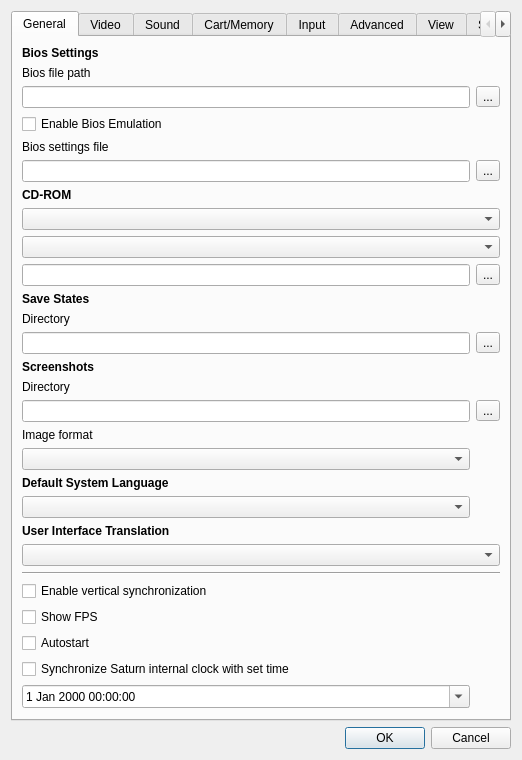
<?xml version="1.0" encoding="UTF-8"?>
<ui version="4.0">
 <class>UISettings</class>
 <widget class="QDialog" name="UISettings">
  <property name="geometry">
   <rect>
    <x>0</x>
    <y>0</y>
    <width>522</width>
    <height>731</height>
   </rect>
  </property>
  <property name="windowTitle">
   <string>Settings</string>
  </property>
  <layout class="QVBoxLayout">
   <item>
    <widget class="QTabWidget" name="twPages">
     <property name="currentIndex">
      <number>0</number>
     </property>
     <widget class="QWidget" name="wGeneral">
      <attribute name="title">
       <string>General</string>
      </attribute>
      <layout class="QGridLayout" name="gridLayout1">
       <item row="10" column="1">
        <widget class="QToolButton" name="tbCdRom">
         <property name="text">
          <string>...</string>
         </property>
        </widget>
       </item>
       <item row="13" column="0">
        <widget class="QLineEdit" name="leSaveStates"/>
       </item>
       <item row="2" column="0">
        <widget class="QLineEdit" name="leBios"/>
       </item>
       <item row="6" column="0">
        <widget class="QLineEdit" name="leBiosSettings"/>
       </item>
       <item row="8" column="0" colspan="2">
        <widget class="QComboBox" name="cbCdRom"/>
       </item>
       <item row="15" column="0">
        <widget class="QLabel" name="label_3">
         <property name="text">
          <string>Directory</string>
         </property>
        </widget>
       </item>
       <item row="27" column="0" colspan="2">
        <widget class="QLabel" name="lTranslation">
         <property name="font">
          <font>
           <weight>75</weight>
           <bold>true</bold>
          </font>
         </property>
         <property name="text">
          <string>User Interface Translation</string>
         </property>
         <property name="textFormat">
          <enum>Qt::PlainText</enum>
         </property>
        </widget>
       </item>
       <item row="10" column="0">
        <widget class="QLineEdit" name="leCdRom"/>
       </item>
       <item row="29" column="0" colspan="2">
        <widget class="Line" name="line">
         <property name="orientation">
          <enum>Qt::Horizontal</enum>
         </property>
        </widget>
       </item>
       <item row="35" column="0">
        <widget class="QDateTimeEdit" name="dteBaseTime">
         <property name="calendarPopup">
          <bool>true</bool>
         </property>
        </widget>
       </item>
       <item row="11" column="0" colspan="2">
        <widget class="QLabel" name="lSaveStates">
         <property name="font">
          <font>
           <weight>75</weight>
           <bold>true</bold>
          </font>
         </property>
         <property name="text">
          <string>Save States</string>
         </property>
         <property name="textFormat">
          <enum>Qt::PlainText</enum>
         </property>
        </widget>
       </item>
       <item row="32" column="0" colspan="2">
        <widget class="QCheckBox" name="cbAutostart">
         <property name="text">
          <string>Autostart</string>
         </property>
        </widget>
       </item>
       <item row="14" column="0">
        <widget class="QLabel" name="lScreenshots">
         <property name="font">
          <font>
           <weight>75</weight>
           <bold>true</bold>
          </font>
         </property>
         <property name="text">
          <string>Screenshots</string>
         </property>
         <property name="textFormat">
          <enum>Qt::PlainText</enum>
         </property>
        </widget>
       </item>
       <item row="9" column="0" colspan="2">
        <widget class="QComboBox" name="cbCdDrive">
         <property name="sizePolicy">
          <sizepolicy hsizetype="Minimum" vsizetype="Fixed">
           <horstretch>0</horstretch>
           <verstretch>0</verstretch>
          </sizepolicy>
         </property>
        </widget>
       </item>
       <item row="34" column="0">
        <widget class="QCheckBox" name="cbClockSync">
         <property name="text">
          <string>Synchronize Saturn internal clock with set time</string>
         </property>
        </widget>
       </item>
       <item row="2" column="1">
        <widget class="QToolButton" name="tbBios">
         <property name="text">
          <string>...</string>
         </property>
        </widget>
       </item>
       <item row="5" column="0">
        <widget class="QLabel" name="label">
         <property name="text">
          <string>Bios settings file</string>
         </property>
        </widget>
       </item>
       <item row="6" column="1">
        <widget class="QToolButton" name="tbBiosSettings">
         <property name="text">
          <string>...</string>
         </property>
        </widget>
       </item>
       <item row="1" column="0">
        <widget class="QLabel" name="label">
         <property name="text">
          <string>Bios file path</string>
         </property>
        </widget>
       </item>
       <item row="0" column="0" colspan="2">
        <widget class="QLabel" name="lBios">
         <property name="font">
          <font>
           <weight>75</weight>
           <bold>true</bold>
          </font>
         </property>
         <property name="text">
          <string>Bios Settings</string>
         </property>
         <property name="textFormat">
          <enum>Qt::PlainText</enum>
         </property>
        </widget>
       </item>
       <item row="20" column="0" colspan="2">
        <widget class="QLabel" name="lSysLanguageID">
         <property name="font">
          <font>
           <weight>75</weight>
           <bold>true</bold>
          </font>
         </property>
         <property name="text">
          <string>Default System Language</string>
         </property>
         <property name="textFormat">
          <enum>Qt::PlainText</enum>
         </property>
        </widget>
       </item>
       <item row="12" column="0">
        <widget class="QLabel" name="label_4">
         <property name="text">
          <string>Directory</string>
         </property>
        </widget>
       </item>
       <item row="16" column="1">
        <widget class="QToolButton" name="tbScreenshots">
         <property name="text">
          <string>...</string>
         </property>
        </widget>
       </item>
       <item row="7" column="0" colspan="2">
        <widget class="QLabel" name="lCdRom">
         <property name="font">
          <font>
           <weight>75</weight>
           <bold>true</bold>
          </font>
         </property>
         <property name="text">
          <string>CD-ROM</string>
         </property>
         <property name="textFormat">
          <enum>Qt::PlainText</enum>
         </property>
        </widget>
       </item>
       <item row="16" column="0">
        <widget class="QLineEdit" name="leScreenshots"/>
       </item>
       <item row="26" column="0">
        <widget class="QComboBox" name="cbSysLanguageID"/>
       </item>
       <item row="3" column="0">
        <widget class="QCheckBox" name="cbEnableBiosEmulation">
         <property name="text">
          <string>Enable Bios Emulation</string>
         </property>
        </widget>
       </item>
       <item row="28" column="0" colspan="2">
        <widget class="QComboBox" name="cbTranslation"/>
       </item>
       <item row="31" column="0" colspan="2">
        <widget class="QCheckBox" name="cbShowFPS">
         <property name="text">
          <string>Show FPS</string>
         </property>
        </widget>
       </item>
       <item row="17" column="0">
        <widget class="QLabel" name="label_5">
         <property name="text">
          <string>Image format</string>
         </property>
        </widget>
       </item>
       <item row="13" column="1">
        <widget class="QToolButton" name="tbSaveStates">
         <property name="text">
          <string>...</string>
         </property>
        </widget>
       </item>
       <item row="30" column="0" colspan="2">
        <widget class="QCheckBox" name="cbEnableVSync">
         <property name="text">
          <string>Enable vertical synchronization</string>
         </property>
        </widget>
       </item>
       <item row="38" column="0">
        <spacer>
         <property name="orientation">
          <enum>Qt::Vertical</enum>
         </property>
         <property name="sizeHint" stdset="0">
          <size>
           <width>20</width>
           <height>2</height>
          </size>
         </property>
        </spacer>
       </item>
       <item row="18" column="0">
        <widget class="QComboBox" name="cbScreenshotImageFormat"/>
       </item>
      </layout>
     </widget>
     <widget class="QWidget" name="wVideo">
      <attribute name="title">
       <string>Video</string>
      </attribute>
      <layout class="QGridLayout" name="gridLayout2">
       <item row="20" column="1">
        <widget class="QComboBox" name="cbFilterMode"/>
       </item>
       <item row="23" column="0">
        <widget class="QLabel" name="Tesselation">
         <property name="font">
          <font>
           <weight>75</weight>
           <bold>true</bold>
          </font>
         </property>
         <property name="text">
          <string>Tesselation :</string>
         </property>
         <property name="textFormat">
          <enum>Qt::PlainText</enum>
         </property>
         <property name="alignment">
          <set>Qt::AlignRight|Qt::AlignTrailing|Qt::AlignVCenter</set>
         </property>
        </widget>
       </item>
       <item row="4" column="0" colspan="3">
        <widget class="QComboBox" name="cbOSDCore"/>
       </item>
       <item row="22" column="1">
        <widget class="QComboBox" name="cbResolution"/>
       </item>
       <item row="6" column="0" colspan="3">
        <widget class="QComboBox" name="cbAspectRatio"/>
       </item>
       <item row="19" column="1">
        <widget class="QComboBox" name="cbUpscaleMode"/>
       </item>
       <item row="3" column="0" colspan="3">
        <widget class="QLabel" name="lOSDCore">
         <property name="font">
          <font>
           <weight>75</weight>
           <bold>true</bold>
          </font>
         </property>
         <property name="text">
          <string>OSD Core</string>
         </property>
         <property name="textFormat">
          <enum>Qt::PlainText</enum>
         </property>
        </widget>
       </item>
       <item row="23" column="1">
        <widget class="QComboBox" name="cbPolygonGeneration"/>
       </item>
       <item row="28" column="1">
        <widget class="QComboBox" name="cbWireframeFilter"/>
       </item>
       <item row="27" column="1">
        <widget class="QComboBox" name="cbBandingModeFilter"/>
       </item>
       <item row="28" column="0">
        <widget class="QLabel" name="Wireframe">
         <property name="font">
          <font>
           <weight>75</weight>
           <bold>true</bold>
          </font>
         </property>
         <property name="text">
          <string>Wireframe :</string>
         </property>
         <property name="textFormat">
          <enum>Qt::PlainText</enum>
         </property>
         <property name="alignment">
          <set>Qt::AlignRight|Qt::AlignTrailing|Qt::AlignVCenter</set>
         </property>
        </widget>
       </item>
       <item row="25" column="1">
        <widget class="QComboBox" name="cbMeshModeFilter"/>
       </item>
       <item row="18" column="0">
        <widget class="QLabel" name="Vdp1 Mode">
         <property name="font">
          <font>
           <weight>75</weight>
           <bold>true</bold>
          </font>
         </property>
         <property name="text">
          <string>VDP1 Mode :</string>
         </property>
         <property name="textFormat">
          <enum>Qt::PlainText</enum>
         </property>
         <property name="alignment">
          <set>Qt::AlignRight|Qt::AlignTrailing|Qt::AlignVCenter</set>
         </property>
        </widget>
       </item>
       <item row="18" column="1">
        <widget class="QComboBox" name="cbVdp1Mode"/>
       </item>
       <item row="20" column="0">
        <widget class="QLabel" name="Embellishmentfilter">
         <property name="font">
          <font>
           <weight>75</weight>
           <bold>true</bold>
          </font>
         </property>
         <property name="text">
          <string>Embellishment filter :</string>
         </property>
         <property name="textFormat">
          <enum>Qt::PlainText</enum>
         </property>
         <property name="alignment">
          <set>Qt::AlignRight|Qt::AlignTrailing|Qt::AlignVCenter</set>
         </property>
        </widget>
       </item>
       <item row="19" column="0">
        <widget class="QLabel" name="UpscaleFilter">
         <property name="font">
          <font>
           <weight>75</weight>
           <bold>true</bold>
          </font>
         </property>
         <property name="text">
          <string>Upscale Filter :</string>
         </property>
         <property name="textFormat">
          <enum>Qt::PlainText</enum>
         </property>
         <property name="alignment">
          <set>Qt::AlignRight|Qt::AlignTrailing|Qt::AlignVCenter</set>
         </property>
        </widget>
       </item>
       <item row="12" column="0">
        <widget class="QCheckBox" name="cbFullscreen">
         <property name="text">
          <string>Start in Fullscreen</string>
         </property>
        </widget>
       </item>
       <item row="5" column="0" colspan="3">
        <widget class="QLabel" name="lWinResolution">
         <property name="font">
          <font>
           <weight>75</weight>
           <bold>true</bold>
          </font>
         </property>
         <property name="text">
          <string>Window Resolution</string>
         </property>
         <property name="textFormat">
          <enum>Qt::PlainText</enum>
         </property>
        </widget>
       </item>
       <item row="22" column="0">
        <widget class="QLabel" name="OpenGLSize">
         <property name="font">
          <font>
           <weight>75</weight>
           <bold>true</bold>
          </font>
         </property>
         <property name="text">
          <string>Window size :</string>
         </property>
         <property name="textFormat">
          <enum>Qt::PlainText</enum>
         </property>
         <property name="alignment">
          <set>Qt::AlignRight|Qt::AlignTrailing|Qt::AlignVCenter</set>
         </property>
        </widget>
       </item>
       <item row="25" column="0">
        <widget class="QLabel" name="MeshMode">
         <property name="font">
          <font>
           <weight>75</weight>
           <bold>true</bold>
          </font>
         </property>
         <property name="text">
          <string>Mesh Mode :</string>
         </property>
         <property name="textFormat">
          <enum>Qt::PlainText</enum>
         </property>
         <property name="alignment">
          <set>Qt::AlignRight|Qt::AlignTrailing|Qt::AlignVCenter</set>
         </property>
        </widget>
       </item>
       <item row="27" column="0">
        <widget class="QLabel" name="BandingMode">
         <property name="font">
          <font>
           <weight>75</weight>
           <bold>true</bold>
          </font>
         </property>
         <property name="text">
          <string>Gouraud Mode :</string>
         </property>
         <property name="textFormat">
          <enum>Qt::PlainText</enum>
         </property>
         <property name="alignment">
          <set>Qt::AlignRight|Qt::AlignTrailing|Qt::AlignVCenter</set>
         </property>
        </widget>
       </item>
       <item row="29" column="1">
        <spacer name="verticalSpacer">
         <property name="orientation">
          <enum>Qt::Vertical</enum>
         </property>
         <property name="sizeHint" stdset="0">
          <size>
           <width>20</width>
           <height>40</height>
          </size>
         </property>
        </spacer>
       </item>
      </layout>
     </widget>
     <widget class="QWidget" name="wSound">
      <attribute name="title">
       <string>Sound</string>
      </attribute>
      <layout class="QVBoxLayout">
       <item>
        <widget class="QLabel" name="lSoundCore">
         <property name="font">
          <font>
           <weight>75</weight>
           <bold>true</bold>
          </font>
         </property>
         <property name="text">
          <string>Sound Core</string>
         </property>
         <property name="textFormat">
          <enum>Qt::PlainText</enum>
         </property>
        </widget>
       </item>
       <item>
        <widget class="QComboBox" name="cbSoundCore"/>
       </item>
       <item>
        <spacer>
         <property name="orientation">
          <enum>Qt::Vertical</enum>
         </property>
         <property name="sizeHint" stdset="0">
          <size>
           <width>20</width>
           <height>2</height>
          </size>
         </property>
        </spacer>
       </item>
      </layout>
     </widget>
     <widget class="QWidget" name="wCartMemory">
      <attribute name="title">
       <string>Cart/Memory</string>
      </attribute>
      <layout class="QGridLayout" name="gridLayout3">
       <item row="4" column="0">
        <widget class="QLabel" name="lCartridgeModemPort">
         <property name="text">
          <string>Port</string>
         </property>
        </widget>
       </item>
       <item row="0" column="0" colspan="4">
        <widget class="QLabel" name="lCartridge">
         <property name="font">
          <font>
           <weight>75</weight>
           <bold>true</bold>
          </font>
         </property>
         <property name="text">
          <string>Cartridge</string>
         </property>
         <property name="textFormat">
          <enum>Qt::PlainText</enum>
         </property>
        </widget>
       </item>
       <item row="2" column="0" colspan="4">
        <widget class="QComboBox" name="cbSTVGame"/>
       </item>
       <item row="1" column="0" colspan="4">
        <widget class="QComboBox" name="cbCartridge"/>
       </item>
       <item row="2" column="2" colspan="2">
        <widget class="QLineEdit" name="leCartridgeModemIP">
         <property name="toolTip">
          <string/>
         </property>
         <property name="inputMask">
          <string/>
         </property>
         <property name="maxLength">
          <number>15</number>
         </property>
        </widget>
       </item>
       <item row="9" column="0" colspan="4">
        <widget class="QLabel" name="lMemory">
         <property name="font">
          <font>
           <weight>75</weight>
           <bold>true</bold>
          </font>
         </property>
         <property name="text">
          <string>Memory</string>
         </property>
         <property name="textFormat">
          <enum>Qt::PlainText</enum>
         </property>
        </widget>
       </item>
       <item row="6" column="3">
        <widget class="QToolButton" name="tbCartridge">
         <property name="text">
          <string>...</string>
         </property>
        </widget>
       </item>
       <item row="4" column="2" colspan="2">
        <widget class="QLineEdit" name="leCartridgeModemPort">
         <property name="toolTip">
          <string/>
         </property>
         <property name="text">
          <string notr="true"/>
         </property>
         <property name="maxLength">
          <number>5</number>
         </property>
        </widget>
       </item>
       <item row="12" column="3">
        <widget class="QToolButton" name="tbMpegROM">
         <property name="text">
          <string>...</string>
         </property>
        </widget>
       </item>
       <item row="10" column="3">
        <widget class="QToolButton" name="tbMemory">
         <property name="text">
          <string>...</string>
         </property>
        </widget>
       </item>
       <item row="7" column="0">
        <widget class="QLabel" name="lRegion">
         <property name="font">
          <font>
           <weight>75</weight>
           <bold>true</bold>
          </font>
         </property>
         <property name="text">
          <string>Region</string>
         </property>
         <property name="textFormat">
          <enum>Qt::PlainText</enum>
         </property>
        </widget>
       </item>
       <item row="10" column="0" colspan="3">
        <widget class="QLineEdit" name="leMemory"/>
       </item>
       <item row="14" column="1">
        <spacer>
         <property name="orientation">
          <enum>Qt::Vertical</enum>
         </property>
         <property name="sizeHint" stdset="0">
          <size>
           <width>20</width>
           <height>2</height>
          </size>
         </property>
        </spacer>
       </item>
       <item row="11" column="0" colspan="4">
        <widget class="QLabel" name="lMpegROM">
         <property name="font">
          <font>
           <weight>75</weight>
           <bold>true</bold>
          </font>
         </property>
         <property name="text">
          <string>Mpeg ROM</string>
         </property>
         <property name="textFormat">
          <enum>Qt::PlainText</enum>
         </property>
        </widget>
       </item>
       <item row="2" column="0">
        <widget class="QLabel" name="lCartridgeModemIP">
         <property name="text">
          <string>Default Dial IP</string>
         </property>
        </widget>
       </item>
       <item row="12" column="0" colspan="3">
        <widget class="QLineEdit" name="leMpegROM"/>
       </item>
       <item row="13" column="0">
        <widget class="QCheckBox" name="checkBox_extended_internal_backup">
         <property name="text">
          <string>Extend Internal backup memory to 8MB</string>
         </property>
        </widget>
       </item>
       <item row="8" column="0">
        <widget class="QComboBox" name="cbRegion"/>
       </item>
       <item row="6" column="0" colspan="3">
        <widget class="QLineEdit" name="leCartridge">
         <property name="inputMask">
          <string/>
         </property>
        </widget>
       </item>
       <item row="5" column="0">
        <widget class="QLabel" name="lCartridgePath">
         <property name="text">
          <string>Cartridge Path</string>
         </property>
        </widget>
       </item>
      </layout>
     </widget>
     <widget class="QWidget" name="wInput">
      <attribute name="title">
       <string>Input</string>
      </attribute>
      <layout class="QGridLayout" name="gridLayout4">
       <item row="3" column="0">
        <widget class="QLabel" name="lGunMouseSensitivity">
         <property name="font">
          <font>
           <weight>75</weight>
           <bold>true</bold>
          </font>
         </property>
         <property name="text">
          <string>Gun/Mouse Sensitivity</string>
         </property>
        </widget>
       </item>
       <item row="0" column="0" colspan="2">
        <widget class="QLabel" name="lInput">
         <property name="sizePolicy">
          <sizepolicy hsizetype="Preferred" vsizetype="Maximum">
           <horstretch>0</horstretch>
           <verstretch>0</verstretch>
          </sizepolicy>
         </property>
         <property name="font">
          <font>
           <weight>75</weight>
           <bold>true</bold>
          </font>
         </property>
         <property name="text">
          <string>Input</string>
         </property>
         <property name="textFormat">
          <enum>Qt::PlainText</enum>
         </property>
        </widget>
       </item>
       <item row="2" column="1">
        <widget class="UIPortManager" name="pmPort2">
         <property name="sizePolicy">
          <sizepolicy hsizetype="Preferred" vsizetype="Expanding">
           <horstretch>0</horstretch>
           <verstretch>0</verstretch>
          </sizepolicy>
         </property>
         <property name="title">
          <string>Port 2</string>
         </property>
        </widget>
       </item>
       <item row="2" column="0">
        <widget class="UIPortManager" name="pmPort1">
         <property name="sizePolicy">
          <sizepolicy hsizetype="Preferred" vsizetype="Expanding">
           <horstretch>0</horstretch>
           <verstretch>0</verstretch>
          </sizepolicy>
         </property>
         <property name="title">
          <string>Port 1</string>
         </property>
        </widget>
       </item>
       <item row="1" column="0" colspan="2">
        <widget class="QComboBox" name="cbInput"/>
       </item>
       <item row="4" column="0" colspan="2">
        <widget class="QSlider" name="sGunMouseSensitivity">
         <property name="minimum">
          <number>1</number>
         </property>
         <property name="maximum">
          <number>400</number>
         </property>
         <property name="orientation">
          <enum>Qt::Horizontal</enum>
         </property>
        </widget>
       </item>
       <item row="5" column="0">
        <spacer name="verticalSpacer_2">
         <property name="orientation">
          <enum>Qt::Vertical</enum>
         </property>
         <property name="sizeHint" stdset="0">
          <size>
           <width>20</width>
           <height>40</height>
          </size>
         </property>
        </spacer>
       </item>
      </layout>
     </widget>
     <widget class="QWidget" name="wAdvanced">
      <attribute name="title">
       <string>Advanced</string>
      </attribute>
      <layout class="QVBoxLayout">
       <item>
        <widget class="QLabel" name="lSH2Interpreter">
         <property name="font">
          <font>
           <weight>75</weight>
           <bold>true</bold>
          </font>
         </property>
         <property name="text">
          <string>SH2 Interpreter</string>
         </property>
         <property name="textFormat">
          <enum>Qt::PlainText</enum>
         </property>
        </widget>
       </item>
       <item>
        <widget class="QComboBox" name="cbSH2Interpreter"/>
       </item>
       <item>
        <widget class="QLabel" name="l68kCore">
         <property name="font">
          <font>
           <weight>75</weight>
           <bold>true</bold>
          </font>
         </property>
         <property name="text">
          <string>68000 Core</string>
         </property>
        </widget>
       </item>
       <item>
        <widget class="QComboBox" name="cb68kCore"/>
       </item>
       <item>
        <widget class="QCheckBox" name="cbUseCache">
         <property name="text">
          <string>Use SH2 cache - Experimental</string>
         </property>
        </widget>
       </item>
       <item>
        <spacer>
         <property name="orientation">
          <enum>Qt::Vertical</enum>
         </property>
         <property name="sizeHint" stdset="0">
          <size>
           <width>20</width>
           <height>2</height>
          </size>
         </property>
        </spacer>
       </item>
      </layout>
     </widget>
     <widget class="QWidget" name="wView">
      <attribute name="title">
       <string>View</string>
      </attribute>
      <layout class="QGridLayout">
       <item row="6" column="0">
        <spacer>
         <property name="orientation">
          <enum>Qt::Vertical</enum>
         </property>
         <property name="sizeHint" stdset="0">
          <size>
           <width>20</width>
           <height>2</height>
          </size>
         </property>
        </spacer>
       </item>
       <item row="0" column="0" colspan="3">
        <widget class="QLabel" name="lHideMenubar">
         <property name="font">
          <font>
           <weight>75</weight>
           <bold>true</bold>
          </font>
         </property>
         <property name="text">
          <string>Hide Menubar</string>
         </property>
        </widget>
       </item>
       <item row="1" column="0">
        <widget class="QRadioButton" name="rbMenubarNever">
         <property name="text">
          <string>Never</string>
         </property>
         <attribute name="buttonGroup">
          <string notr="true">bgShowMenubar</string>
         </attribute>
        </widget>
       </item>
       <item row="1" column="1">
        <widget class="QRadioButton" name="rbMenubarFullscreen">
         <property name="text">
          <string>On fullscreen</string>
         </property>
         <attribute name="buttonGroup">
          <string notr="true">bgShowMenubar</string>
         </attribute>
        </widget>
       </item>
       <item row="1" column="2">
        <widget class="QRadioButton" name="rbMenubarAlways">
         <property name="text">
          <string>Always</string>
         </property>
         <attribute name="buttonGroup">
          <string notr="true">bgShowMenubar</string>
         </attribute>
        </widget>
       </item>
       <item row="2" column="0" colspan="3">
        <widget class="QLabel" name="lHideToolbar">
         <property name="font">
          <font>
           <weight>75</weight>
           <bold>true</bold>
          </font>
         </property>
         <property name="text">
          <string>Hide Toolbar</string>
         </property>
        </widget>
       </item>
       <item row="3" column="0">
        <widget class="QRadioButton" name="rbToolbarNever">
         <property name="text">
          <string>Never</string>
         </property>
         <attribute name="buttonGroup">
          <string notr="true">bgShowToolbar</string>
         </attribute>
        </widget>
       </item>
       <item row="3" column="1">
        <widget class="QRadioButton" name="rbToolbarFullscreen">
         <property name="text">
          <string>On fullscreen</string>
         </property>
         <attribute name="buttonGroup">
          <string notr="true">bgShowToolbar</string>
         </attribute>
        </widget>
       </item>
       <item row="3" column="2">
        <widget class="QRadioButton" name="rbToolbarAlways">
         <property name="text">
          <string>Always</string>
         </property>
         <attribute name="buttonGroup">
          <string notr="true">bgShowToolbar</string>
         </attribute>
        </widget>
       </item>
       <item row="1" column="3">
        <widget class="QRadioButton" name="rbMenubarFullscreenHover">
         <property name="text">
          <string>Display on Hover</string>
         </property>
         <attribute name="buttonGroup">
          <string notr="true">bgShowMenubar</string>
         </attribute>
        </widget>
       </item>
      </layout>
     </widget>
     <widget class="QWidget" name="tab">
      <attribute name="title">
       <string>Shortcuts</string>
      </attribute>
      <layout class="QVBoxLayout" name="verticalLayout">
       <item>
        <widget class="UIShortcutManager" name="twShortcuts">
         <property name="tabKeyNavigation">
          <bool>false</bool>
         </property>
         <property name="dragDropOverwriteMode">
          <bool>false</bool>
         </property>
         <property name="selectionBehavior">
          <enum>QAbstractItemView::SelectRows</enum>
         </property>
         <attribute name="horizontalHeaderCascadingSectionResizes">
          <bool>false</bool>
         </attribute>
         <attribute name="horizontalHeaderStretchLastSection">
          <bool>false</bool>
         </attribute>
         <attribute name="verticalHeaderVisible">
          <bool>false</bool>
         </attribute>
         <attribute name="verticalHeaderStretchLastSection">
          <bool>false</bool>
         </attribute>
         <column>
          <property name="text">
           <string>Description</string>
          </property>
         </column>
         <column>
          <property name="text">
           <string>Shortcut</string>
          </property>
         </column>
        </widget>
       </item>
      </layout>
     </widget>
     <widget class="QWidget" name="wDebug">
      <attribute name="title">
       <string>Debug</string>
      </attribute>
      <layout class="QGridLayout" name="gridLayout">
       <item row="0" column="0">
        <widget class="QLabel" name="laddr2line">
         <property name="font">
          <font>
           <weight>75</weight>
           <bold>true</bold>
          </font>
         </property>
         <property name="text">
          <string>addr2line Executable</string>
         </property>
         <property name="textFormat">
          <enum>Qt::PlainText</enum>
         </property>
        </widget>
       </item>
       <item row="1" column="0">
        <layout class="QHBoxLayout" name="horizontalLayout">
         <item>
          <widget class="QLineEdit" name="leAddr2Line"/>
         </item>
         <item>
          <widget class="QToolButton" name="tbAddr2Line">
           <property name="text">
            <string>...</string>
           </property>
          </widget>
         </item>
        </layout>
       </item>
       <item row="2" column="0">
        <spacer name="verticalSpacer">
         <property name="orientation">
          <enum>Qt::Vertical</enum>
         </property>
         <property name="sizeHint" stdset="0">
          <size>
           <width>20</width>
           <height>40</height>
          </size>
         </property>
        </spacer>
       </item>
      </layout>
     </widget>
    </widget>
   </item>
   <item>
    <widget class="QDialogButtonBox" name="dbbButtons">
     <property name="orientation">
      <enum>Qt::Horizontal</enum>
     </property>
     <property name="standardButtons">
      <set>QDialogButtonBox::Cancel|QDialogButtonBox::Ok</set>
     </property>
    </widget>
   </item>
  </layout>
 </widget>
 <customwidgets>
  <customwidget>
   <class>UIPortManager</class>
   <extends>QGroupBox</extends>
   <header>ui/UIPortManager.h</header>
   <container>1</container>
  </customwidget>
  <customwidget>
   <class>UIShortcutManager</class>
   <extends>QTableWidget</extends>
   <header>UIShortcutManager.h</header>
  </customwidget>
 </customwidgets>
 <resources/>
 <connections>
  <connection>
   <sender>dbbButtons</sender>
   <signal>accepted()</signal>
   <receiver>UISettings</receiver>
   <slot>accept()</slot>
   <hints>
    <hint type="sourcelabel">
     <x>382</x>
     <y>741</y>
    </hint>
    <hint type="destinationlabel">
     <x>383</x>
     <y>403</y>
    </hint>
   </hints>
  </connection>
  <connection>
   <sender>dbbButtons</sender>
   <signal>rejected()</signal>
   <receiver>UISettings</receiver>
   <slot>reject()</slot>
   <hints>
    <hint type="sourcelabel">
     <x>476</x>
     <y>741</y>
    </hint>
    <hint type="destinationlabel">
     <x>453</x>
     <y>352</y>
    </hint>
   </hints>
  </connection>
 </connections>
 <buttongroups>
  <buttongroup name="bgShowToolbar"/>
  <buttongroup name="bgShowMenubar"/>
 </buttongroups>
</ui>
